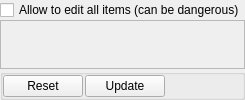
              <widget class="QWidget" name="BinHdrTab">
               <property name="autoFillBackground">
                <bool>true</bool>
               </property>
               <attribute name="title">
                <string>Bin Header</string>
               </attribute>
               <layout class="QVBoxLayout" name="verticalLayout_12">
                <property name="spacing">
                 <number>0</number>
                </property>
                <property name="leftMargin">
                 <number>0</number>
                </property>
                <property name="topMargin">
                 <number>0</number>
                </property>
                <property name="rightMargin">
                 <number>0</number>
                </property>
                <property name="bottomMargin">
                 <number>0</number>
                </property>
                <item>
                 <widget class="CustomCheckBox" name="ckTrEd">
                  <property name="text">
                   <string>Allow to edit all items (can be dangerous)</string>
                  </property>
                 </widget>
                </item>
                <item>
                 <widget class="QFrame" name="binHdrFrame">
                  <property name="sizePolicy">
                   <sizepolicy hsizetype="Preferred" vsizetype="Expanding">
                    <horstretch>0</horstretch>
                    <verstretch>0</verstretch>
                   </sizepolicy>
                  </property>
                  <property name="frameShape">
                   <enum>QFrame::StyledPanel</enum>
                  </property>
                  <property name="frameShadow">
                   <enum>QFrame::Raised</enum>
                  </property>
                 </widget>
                </item>
                <item>
                 <widget class="QGroupBox" name="groupBox_11">
                  <property name="title">
                   <string/>
                  </property>
                  <layout class="QHBoxLayout" name="horizontalLayout_14">
                   <property name="spacing">
                    <number>2</number>
                   </property>
                   <property name="leftMargin">
                    <number>0</number>
                   </property>
                   <property name="topMargin">
                    <number>0</number>
                   </property>
                   <property name="bottomMargin">
                    <number>0</number>
                   </property>
                   <item>
                    <widget class="QPushButton" name="btnBinRst">
                     <property name="text">
                      <string>Reset</string>
                     </property>
                     <property name="icon">
                      <iconset resource="myrc.qrc">
                       <normaloff>:/images/Reset.png</normaloff>:/images/Reset.png</iconset>
                     </property>
                    </widget>
                   </item>
                   <item>
                    <widget class="QPushButton" name="btnBinUpd">
                     <property name="text">
                      <string>Update</string>
                     </property>
                     <property name="icon">
                      <iconset resource="myrc.qrc">
                       <normaloff>:/images/FileSave.png</normaloff>:/images/FileSave.png</iconset>
                     </property>
                    </widget>
                   </item>
                   <item>
                    <spacer name="horizontalSpacer_11">
                     <property name="orientation">
                      <enum>Qt::Horizontal</enum>
                     </property>
                     <property name="sizeHint" stdset="0">
                      <size>
                       <width>8</width>
                       <height>20</height>
                      </size>
                     </property>
                    </spacer>
                   </item>
                  </layout>
                 </widget>
                </item>
               </layout>
              </widget>
